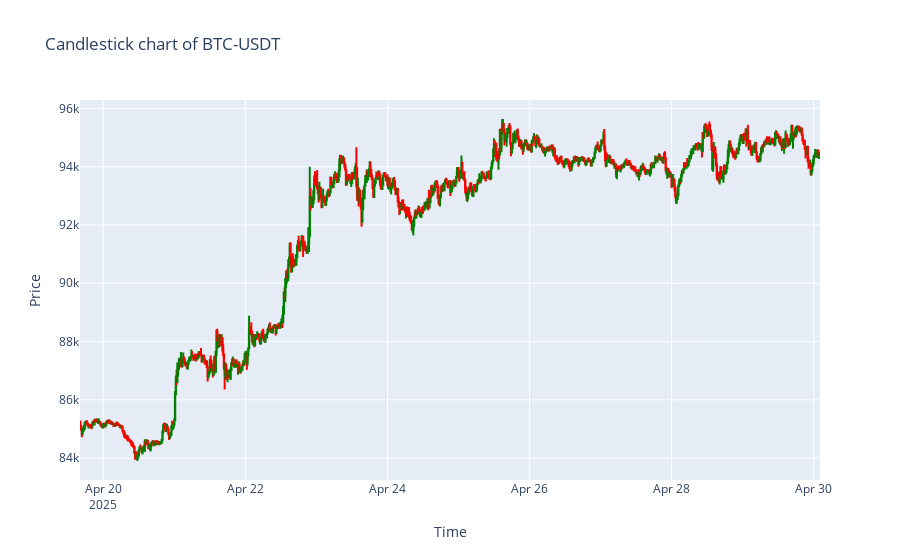
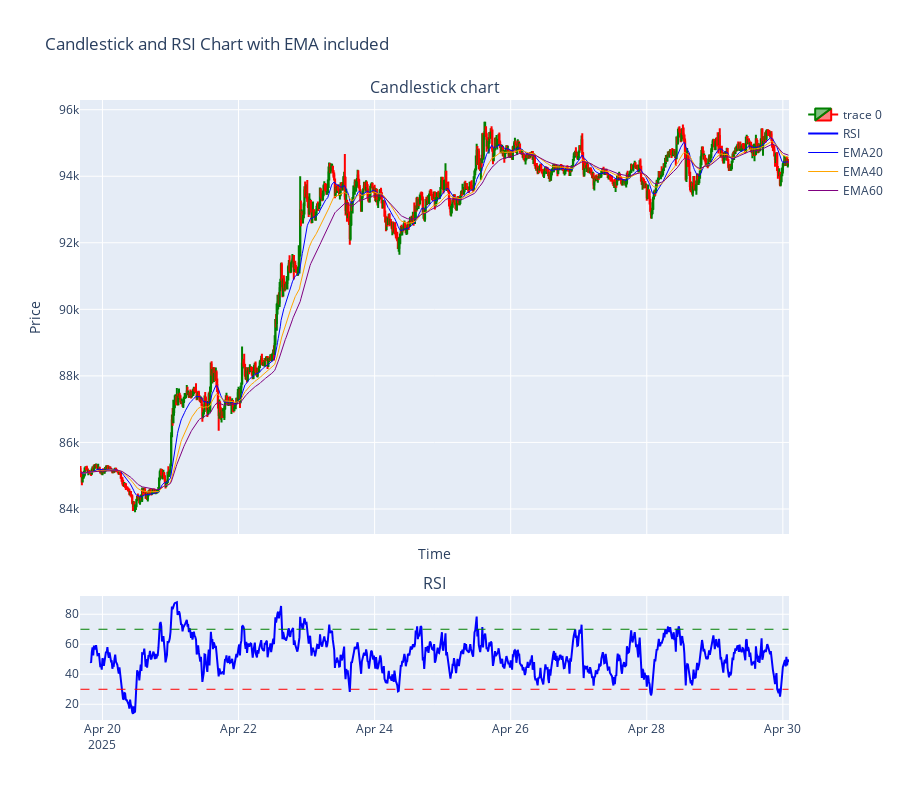

Notebook code for these charts, in order:
### Code cell
# plot the k-line data stored in the object
btc_indicate.plot(["all", "kl"])

### Figure 1 — Plotly figure (JSON) as saved in the notebook; plotly's stock layout.template omitted (floating-point values rounded to 4 significant figures; data arrays with more than 128 entries replaced by an {"elided": "..."} marker saying what was removed)
{"data": [{"close": {"elided": "1000 float values"}, "decreasing": {"line": {"color": "red"}}, "high": {"elided": "1000 float values"}, "increasing": {"line": {"color": "green"}}, "low": {"elided": "1000 float values"}, "open": {"elided": "1000 float values"}, "type": "candlestick", "x": {"elided": "1000 str values"}}], "layout": {"title": {"text": "Candlestick chart of BTC-USDT"}, "xaxis": {"rangeslider": {"visible": false}, "title": {"text": "Time"}}, "yaxis": {"title": {"text": "Price"}}}}

### Figure 2 — Plotly figure (JSON) as saved in the notebook; plotly's stock layout.template omitted (floating-point values rounded to 4 significant figures; data arrays with more than 128 entries replaced by an {"elided": "..."} marker saying what was removed)
{"data": [{"close": {"elided": "1000 float values"}, "decreasing": {"line": {"color": "red"}}, "high": {"elided": "1000 float values"}, "increasing": {"line": {"color": "green"}}, "low": {"elided": "1000 float values"}, "open": {"elided": "1000 float values"}, "type": "candlestick", "x": {"elided": "1000 str values"}, "xaxis": "x", "yaxis": "y"}, {"line": {"color": "blue", "width": 2}, "mode": "lines", "name": "RSI", "type": "scatter", "x": {"elided": "1000 str values"}, "xaxis": "x2", "y": {"elided": "1000 float values"}, "yaxis": "y2"}, {"line": {"color": "blue", "width": 1}, "mode": "lines", "name": "EMA20", "type": "scatter", "x": {"elided": "1000 str values"}, "xaxis": "x", "y": {"elided": "1000 float values"}, "yaxis": "y"}, {"line": {"color": "orange", "width": 1}, "mode": "lines", "name": "EMA40", "type": "scatter", "x": {"elided": "1000 str values"}, "xaxis": "x", "y": {"elided": "1000 float values"}, "yaxis": "y"}, {"line": {"color": "purple", "width": 1}, "mode": "lines", "name": "EMA60", "type": "scatter", "x": {"elided": "1000 str values"}, "xaxis": "x", "y": {"elided": "1000 float values"}, "yaxis": "y"}], "layout": {"annotations": [{"font": {"size": 16}, "showarrow": false, "text": "Candlestick chart", "x": 0.5, "xanchor": "center", "xref": "paper", "y": 1, "yanchor": "bottom", "yref": "paper"}, {"font": {"size": 16}, "showarrow": false, "text": "RSI", "x": 0.5, "xanchor": "center", "xref": "paper", "y": 0.2, "yanchor": "bottom", "yref": "paper"}], "height": 800, "shapes": [{"line": {"color": "red", "dash": "dash", "width": 1}, "type": "line", "x0": "2025-04-19T16:15:00", "x1": "2025-04-30T02:00:00", "xref": "x2", "y0": 30, "y1": 30, "yref": "y2"}, {"line": {"color": "green", "dash": "dash", "width": 1}, "type": "line", "x0": "2025-04-19T16:15:00", "x1": "2025-04-30T02:00:00", "xref": "x2", "y0": 70, "y1": 70, "yref": "y2"}], "title": {"text": "Candlestick and RSI Chart with EMA included"}, "xaxis": {"anchor": "y", "domain": [0, 1], "matches": "x2", "rangeslider": {"visible": false}, "showticklabels": false, "title": {"text": "Time"}}, "xaxis2": {"anchor": "y2", "domain": [0, 1]}, "yaxis": {"anchor": "x", "domain": [0.3, 1], "title": {"text": "Price"}}, "yaxis2": {"anchor": "x2", "domain": [0, 0.2]}}}
